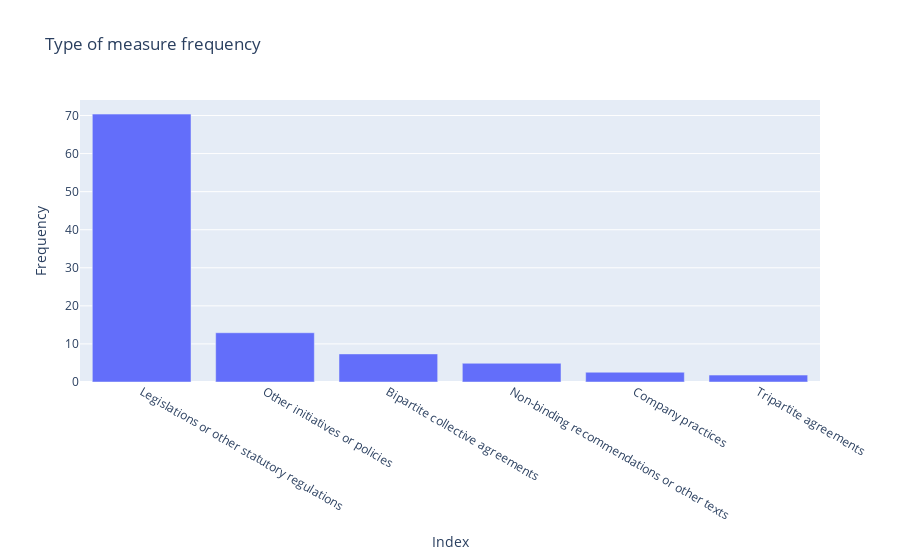

Notebook cell for this chart:
### Code cell
plotly_bar_chart_graphic("Type of measure frequency", df_tom_table['index'],
                         df_tom_table['Frequency'], "Index", "Frequency")

### Figure 1 — Plotly figure (JSON) as saved in the notebook; plotly's stock layout.template omitted (floating-point values rounded to 4 significant figures)
{"data": [{"type": "bar", "x": ["Legislations or other statutory regulations", "Other initiatives or policies", "Bipartite collective agreements", "Non-binding recommendations or other texts", "Company practices", "Tripartite agreements"], "y": [70.37, 12.94, 7.38, 4.92, 2.567, 1.818]}], "layout": {"title": {"text": "Type of measure frequency"}, "xaxis": {"title": {"text": "Index"}}, "yaxis": {"title": {"text": "Frequency"}}}}
